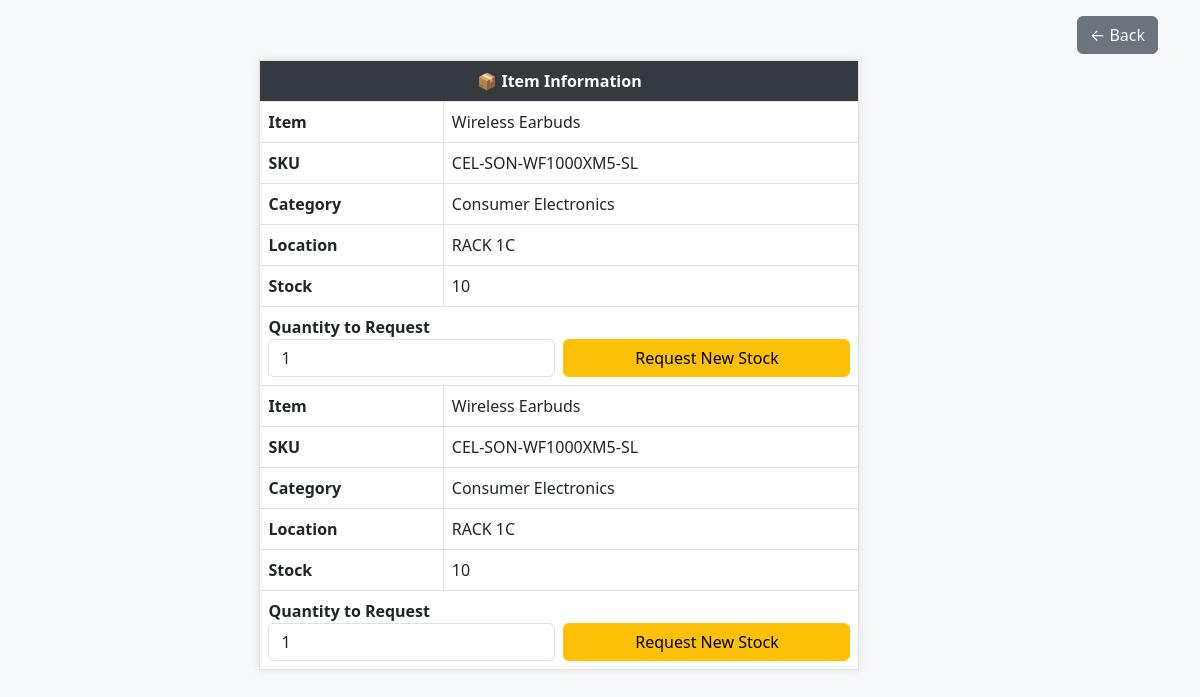
The app's page /view.php?barcode=CEL-SON-WF1000XM5-SL, older data.
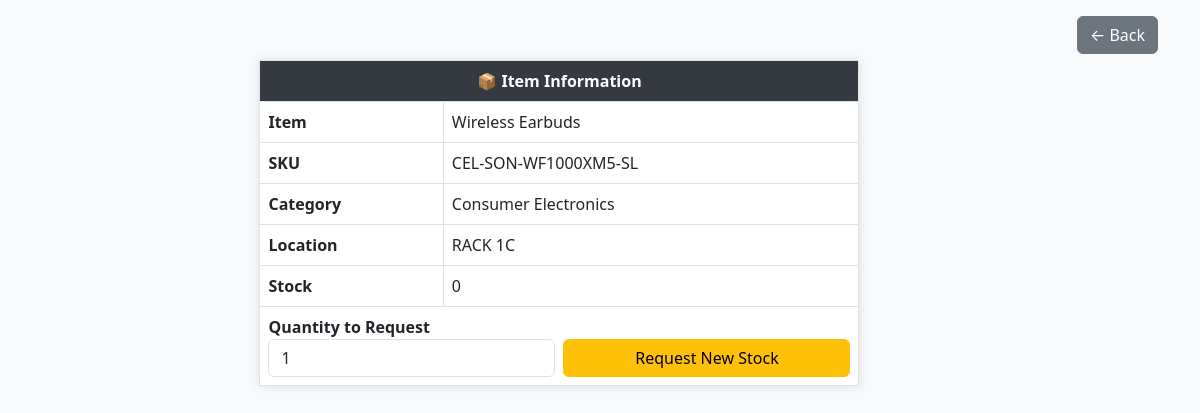
The same page, newer data.
### tables this page shows
CREATE TABLE `stocks` (
  `item` varchar(100) NOT NULL,
  `bar` varchar(255) NOT NULL,
  `category` varchar(100) NOT NULL,
  `location` varchar(100) NOT NULL,
  `price` float(255,2) NOT NULL,
  `id` int(10) NOT NULL,
  `stock` int(255) DEFAULT NULL,
  `notified` tinyint(1) DEFAULT 0
);

### view.php (the view, shortened to what this page needs)
<?php
include "config/config.php";
$sku = isset($_GET['barcode']) ? mysqli_real_escape_string($conn, $_GET['barcode']) : '';
$result = mysqli_query($conn, "SELECT * FROM stocks WHERE bar = '$sku'");
?>
<!DOCTYPE html>
<html lang="en">
<head>
  <link href="https://cdn.jsdelivr.net/npm/bootstrap@5.3.0/dist/css/bootstrap.min.css" rel="stylesheet">
</head>
<body>
<div class="container d-flex justify-content-center">
<?php if ($result && mysqli_num_rows($result) > 0): ?>
  <table class="table table-bordered info-table">
    <thead>
      <tr><th colspan="2" class="text-center">📦 Item Information</th></tr>
    </thead>
    <tbody>
      <?php while ($d = mysqli_fetch_assoc($result)): ?>
        <tr><td><strong>Item</strong></td><td><?=htmlspecialchars($d['item'])?></td></tr>
        <tr><td><strong>SKU</strong></td><td><?=htmlspecialchars($d['bar'])?></td></tr>
        <tr><td><strong>Category</strong></td><td><?=htmlspecialchars($d['category'])?></td></tr>
        <tr><td><strong>Location</strong></td><td><?=htmlspecialchars($d['location'])?></td></tr>
        <tr><td><strong>Stock</strong></td><td><?=intval($d['stock'])?></td></tr>
        <?php if ((int)$d['stock'] < 49): ?>
          <tr><td colspan="2">
            <form method="POST" action="assets/request-stock.php" class="row g-2 align-items-end">
              <div class="col-md-6">
                <label class="form-label mb-0"><strong>Quantity to Request</strong></label>
                <input type="number" name="quantity" class="form-control" min="1" value="1" required>
              </div>
              <div class="col-md-6 d-grid">
                <button type="submit" name="reqbtn" class="btn btn-warning">Request New Stock</button>
              </div>
            </form>
          </td></tr>
        <?php endif; ?>
      <?php endwhile; ?>
    </tbody>
  </table>
  <div class="text-center mt-3">
    <a href="javascript:history.back()" class="btn btn-secondary">← Back</a>
  </div>
<?php else: ?>
  <div class="alert alert-warning text-center mt-5">No item found for barcode <strong><?=htmlspecialchars($sku)?></strong>.</div>
<?php endif; ?>
</div>
</body>
</html>

Row changes from the older to the newer data that the page shows:
removed stocks: item "Wireless Earbuds", bar "CEL-SON-WF1000XM5-SL", category "Consumer Electronics", location "RACK 1C", stock "10"
changed stocks "Wireless Earbuds": stock "10" → "0"
